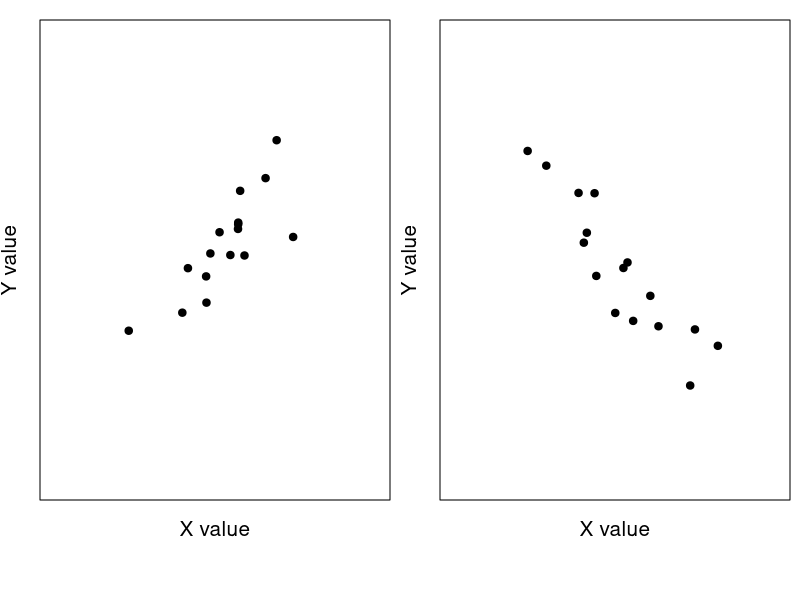
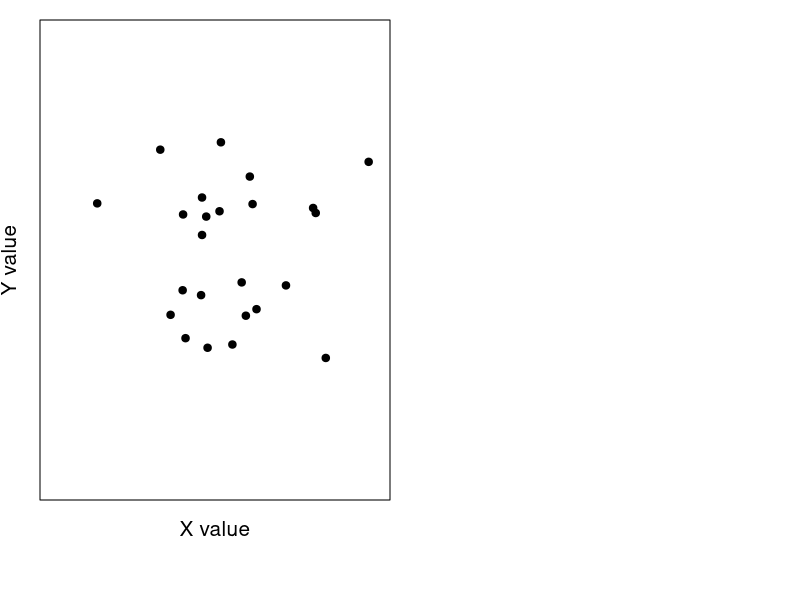
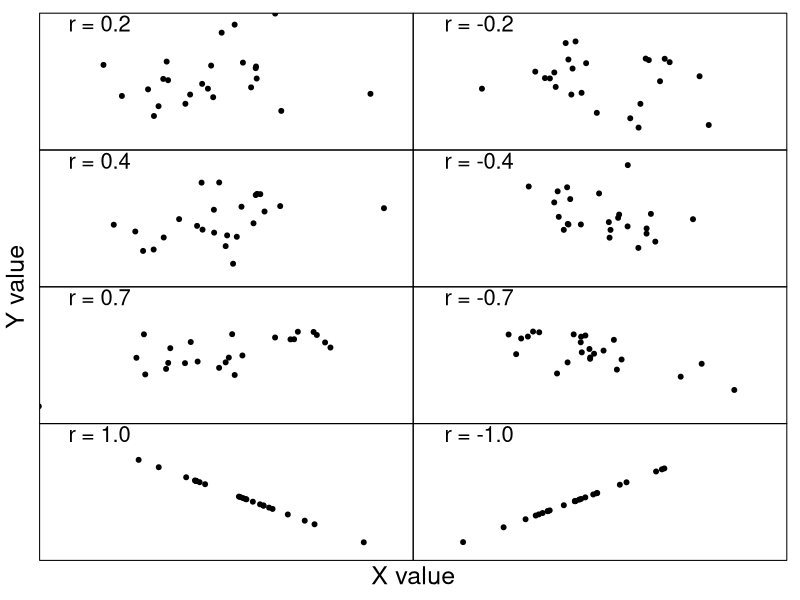
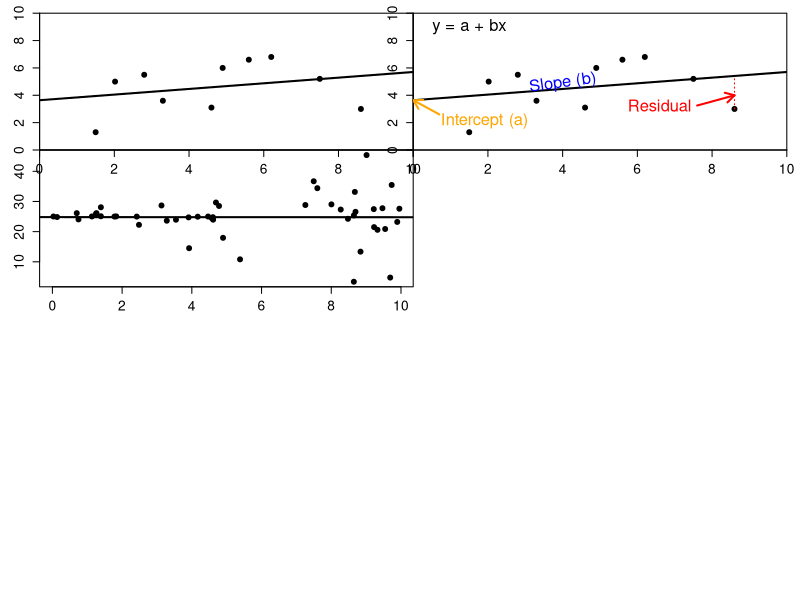
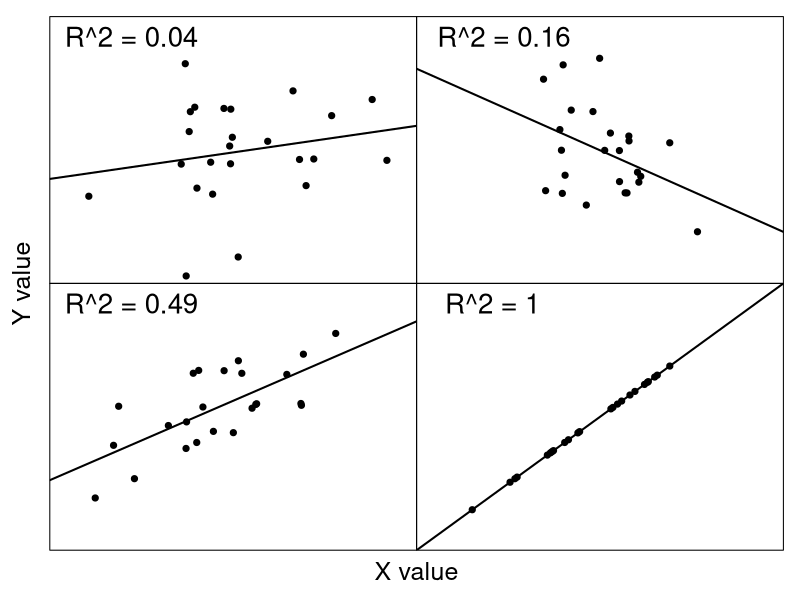
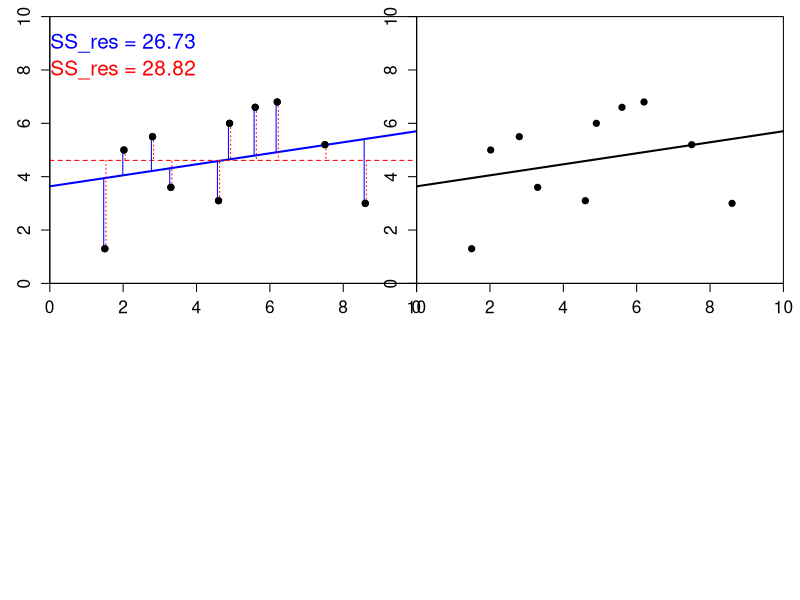

R code for these plots, in order:
## ---- chunk 1
rho1 <- 0.9;
Z1   <- rnorm(n = 16, mean = 0, sd = 1);
Z2   <- rnorm(n = 16, mean = 0, sd = 1);
X1   <- Z1 + 10;
Y1   <- rho1 * Z1 + sqrt(1 - rho1*rho1) * Z2 + 10;
par(mfrow = c(1, 2), mar = c(5, 2, 1, 0.5));
plot(x = X1, y = Y1, pch = 20, xlab = "X value", ylab = "Y value", cex = 1.5,
     xlim = c(7, 13), ylim = c(7, 13), xaxt = "n", yaxt = "n", cex.lab = 1.25,
     line = 1);
rho1 <- -0.9;
Z1   <- rnorm(n = 16, mean = 0, sd = 1);
Z2   <- rnorm(n = 16, mean = 0, sd = 1);
X1   <- Z1 + 10;
Y1   <- rho1 * Z1 + sqrt(1 - rho1*rho1) * Z2 + 10;
plot(x = X1, y = Y1, pch = 20, xlab = "X value", cex = 1.5, line = 1, 
     xlim = c(7, 13), ylim = c(7, 13), xaxt = "n", yaxt = "n", cex.lab = 1.25,
     ylab = "Y value");
# png(filename = "img/pos_neg_cor.png");
# rho1 <- 0.9;
# Z1   <- rnorm(n = 16, mean = 0, sd = 1);
# Z2   <- rnorm(n = 16, mean = 0, sd = 1);
# X1   <- Z1 + 10;
# Y1   <- rho1 * Z1 + sqrt(1 - rho1*rho1) * Z2 + 10;
# par(mfrow = c(1, 2), mar = c(5, 2, 1, 0.5));
# plot(x = X1, y = Y1, pch = 20, xlab = "X value", ylab = "Y value", cex = 1.5,
#      xlim = c(7, 13), ylim = c(7, 13), xaxt = "n", yaxt = "n", cex.lab = 1.25,
#      line = 1);
# rho1 <- -0.9;
# Z1   <- rnorm(n = 16, mean = 0, sd = 1);
# Z2   <- rnorm(n = 16, mean = 0, sd = 1);
# X1   <- Z1 + 10;
# Y1   <- rho1 * Z1 + sqrt(1 - rho1*rho1) * Z2 + 10;
# plot(x = X1, y = Y1, pch = 20, xlab = "X value", cex = 1.5, line = 1, 
#      xlim = c(7, 13), ylim = c(7, 13), xaxt = "n", yaxt = "n", cex.lab = 1.25,
#      ylab = "Y value");
# dev.off();
## ---- chunk 2
X1 <- rnorm(n = 24, mean = 0, sd = 1);
Y1 <- rnorm(n = 24, mean = 0, sd = 1);
while(abs(cor(X1, Y1)) > 0.002){
  X1 <- rnorm(n = 24, mean = 0, sd = 1);
  Y1 <- rnorm(n = 24, mean = 0, sd = 1);
}
plot(x = X1, y = Y1, pch = 20, xlab = "X value", cex = 1.5, xlim = c(-3, 3),
     ylim = c(-3, 3), xaxt = "n", yaxt = "n", cex.lab = 1.25, ylab = "Y value",
     line = 1);
# png(filename = "img/no_cor.png");
# plot(x = X1, y = Y1, pch = 20, xlab = "X value", cex = 1.5, xlim = c(-3, 3),
#      ylim = c(-3, 3), xaxt = "n", yaxt = "n", cex.lab = 1.25, ylab = "Y value",
#      line = 1);
# dev.off();
## ---- chunk 3
par(mfrow = c(4, 2), mar = c(0, 0, 0, 0), oma = c(3, 3, 1, 1));
X1 <- rnorm(n = 24, mean = 0, sd = 1);
Y1 <- rnorm(n = 24, mean = 0, sd = 1);
while(cor(X1, Y1) < 0.199 | cor(X1, Y1) > 0.201){
  X1 <- rnorm(n = 24, mean = 0, sd = 1);
  Y1 <- rnorm(n = 24, mean = 0, sd = 1);
}
plot(x = X1, y = Y1, pch = 20, xlab = "X value", cex = 1.5, xlim = c(-3, 3),
     ylim = c(-3, 3), xaxt = "n", yaxt = "n", cex.lab = 1.25, ylab = "Y value",
     line = 1);
text(x = -2.2, y = 2.75, labels = "r = 0.2", cex = 2, hjust = 0);
X1 <- rnorm(n = 24, mean = 0, sd = 1);
Y1 <- rnorm(n = 24, mean = 0, sd = 1);
while(cor(X1, Y1) > -0.199 | cor(X1, Y1) < -0.201){
  X1 <- rnorm(n = 24, mean = 0, sd = 1);
  Y1 <- rnorm(n = 24, mean = 0, sd = 1);
}
plot(x = X1, y = Y1, pch = 20, xlab = "X value", cex = 1.5, xlim = c(-3, 3),
     ylim = c(-3, 3), xaxt = "n", yaxt = "n", cex.lab = 1.25, ylab = "Y value",
     line = 1);
text(x = -2.1, y = 2.75, labels = "r = -0.2", cex = 2, hjust = 0);
## Row 2
X1 <- rnorm(n = 24, mean = 0, sd = 1);
Y1 <- rnorm(n = 24, mean = 0, sd = 1);
while(cor(X1, Y1) < 0.399 | cor(X1, Y1) > 0.401){
  X1 <- rnorm(n = 24, mean = 0, sd = 1);
  Y1 <- rnorm(n = 24, mean = 0, sd = 1);
}
plot(x = X1, y = Y1, pch = 20, xlab = "X value", cex = 1.5, xlim = c(-3, 3),
     ylim = c(-3, 3), xaxt = "n", yaxt = "n", cex.lab = 1.25, ylab = "Y value",
     line = 1);
text(x = -2.2, y = 2.75, labels = "r = 0.4", cex = 2, hjust = 0);
X1 <- rnorm(n = 24, mean = 0, sd = 1);
Y1 <- rnorm(n = 24, mean = 0, sd = 1);
while(cor(X1, Y1) > -0.399 | cor(X1, Y1) < -0.401){
  X1 <- rnorm(n = 24, mean = 0, sd = 1);
  Y1 <- rnorm(n = 24, mean = 0, sd = 1);
}
plot(x = X1, y = Y1, pch = 20, xlab = "X value", cex = 1.5, xlim = c(-3, 3),
     ylim = c(-3, 3), xaxt = "n", yaxt = "n", cex.lab = 1.25, ylab = "Y value",
     line = 1);
text(x = -2.1, y = 2.75, labels = "r = -0.4", cex = 2, hjust = 0);
## Row 3
X1 <- rnorm(n = 24, mean = 0, sd = 1);
Y1 <- rnorm(n = 24, mean = 0, sd = 1);
while(cor(X1, Y1) < 0.699 | cor(X1, Y1) > 0.701){
  X1 <- rnorm(n = 24, mean = 0, sd = 1);
  Y1 <- rnorm(n = 24, mean = 0, sd = 1);
}
plot(x = X1, y = Y1, pch = 20, xlab = "X value", cex = 1.5, xlim = c(-3, 3),
     ylim = c(-3, 3), xaxt = "n", yaxt = "n", cex.lab = 1.25, ylab = "Y value",
     line = 1);
text(x = -2.2, y = 2.75, labels = "r = 0.7", cex = 2, hjust = 0);
X1 <- rnorm(n = 24, mean = 0, sd = 1);
Y1 <- rnorm(n = 24, mean = 0, sd = 1);
while(cor(X1, Y1) > -0.699 | cor(X1, Y1) < -0.701){
  X1 <- rnorm(n = 24, mean = 0, sd = 1);
  Y1 <- rnorm(n = 24, mean = 0, sd = 1);
}
plot(x = X1, y = Y1, pch = 20, xlab = "X value", cex = 1.5, xlim = c(-3, 3),
     ylim = c(-3, 3), xaxt = "n", yaxt = "n", cex.lab = 1.25, ylab = "Y value",
     line = 1);
text(x = -2.1, y = 2.75, labels = "r = -0.7", cex = 2, hjust = 0);
## Row 2
X1 <- rnorm(n = 24, mean = 0, sd = 1);
Y1 <- -1 * X1;
plot(x = X1, y = Y1, pch = 20, xlab = "X value", cex = 1.5, xlim = c(-3, 3),
     ylim = c(-3, 3), xaxt = "n", yaxt = "n", cex.lab = 1.25, ylab = "Y value",
     line = 1);
text(x = -2.2, y = 2.75, labels = "r = 1.0", cex = 2, hjust = 0);
X1 <- rnorm(n = 24, mean = 0, sd = 1);
Y1 <- X1;
plot(x = X1, y = Y1, pch = 20, xlab = "X value", cex = 1.5, xlim = c(-3, 3),
     ylim = c(-3, 3), xaxt = "n", yaxt = "n", cex.lab = 1.25, ylab = "Y value",
     line = 1);
text(x = -2.1, y = 2.75, labels = "r = -1.0", cex = 2, hjust = 0);
mtext(text="X value",side=1,line=1,outer=TRUE, cex = 1.5);
mtext(text="Y value",side=2,line=1,outer=TRUE, cex = 1.5);

# # Save the above
# png(filename = "img/cor_eg.png")
# par(mfrow = c(4, 2), mar = c(0, 0, 0, 0), oma = c(3, 3, 1, 1));
# X1 <- rnorm(n = 24, mean = 0, sd = 1);
# Y1 <- rnorm(n = 24, mean = 0, sd = 1);
# while(cor(X1, Y1) < 0.199 | cor(X1, Y1) > 0.201){
#   X1 <- rnorm(n = 24, mean = 0, sd = 1);
#   Y1 <- rnorm(n = 24, mean = 0, sd = 1);
# }
# plot(x = X1, y = Y1, pch = 20, xlab = "X value", cex = 1.5, xlim = c(-3, 3),
#      ylim = c(-3, 3), xaxt = "n", yaxt = "n", cex.lab = 1.25, ylab = "Y value",
#      line = 1);
# text(x = -2.2, y = 2.75, labels = "r = 0.2", cex = 2, hjust = 0);
# X1 <- rnorm(n = 24, mean = 0, sd = 1);
# Y1 <- rnorm(n = 24, mean = 0, sd = 1);
# while(cor(X1, Y1) > -0.199 | cor(X1, Y1) < -0.201){
#   X1 <- rnorm(n = 24, mean = 0, sd = 1);
#   Y1 <- rnorm(n = 24, mean = 0, sd = 1);
# }
# plot(x = X1, y = Y1, pch = 20, xlab = "X value", cex = 1.5, xlim = c(-3, 3),
#      ylim = c(-3, 3), xaxt = "n", yaxt = "n", cex.lab = 1.25, ylab = "Y value",
#      line = 1);
# text(x = -2.1, y = 2.75, labels = "r = -0.2", cex = 2, hjust = 0);
# ## Row 2
# X1 <- rnorm(n = 24, mean = 0, sd = 1);
# Y1 <- rnorm(n = 24, mean = 0, sd = 1);
# while(cor(X1, Y1) < 0.399 | cor(X1, Y1) > 0.401){
#   X1 <- rnorm(n = 24, mean = 0, sd = 1);
#   Y1 <- rnorm(n = 24, mean = 0, sd = 1);
# }
# plot(x = X1, y = Y1, pch = 20, xlab = "X value", cex = 1.5, xlim = c(-3, 3),
#      ylim = c(-3, 3), xaxt = "n", yaxt = "n", cex.lab = 1.25, ylab = "Y value",
#      line = 1);
# text(x = -2.2, y = 2.75, labels = "r = 0.4", cex = 2, hjust = 0);
# X1 <- rnorm(n = 24, mean = 0, sd = 1);
# Y1 <- rnorm(n = 24, mean = 0, sd = 1);
# while(cor(X1, Y1) > -0.399 | cor(X1, Y1) < -0.401){
#   X1 <- rnorm(n = 24, mean = 0, sd = 1);
#   Y1 <- rnorm(n = 24, mean = 0, sd = 1);
# }
# plot(x = X1, y = Y1, pch = 20, xlab = "X value", cex = 1.5, xlim = c(-3, 3),
#      ylim = c(-3, 3), xaxt = "n", yaxt = "n", cex.lab = 1.25, ylab = "Y value",
#      line = 1);
# text(x = -2.1, y = 2.75, labels = "r = -0.4", cex = 2, hjust = 0);
# ## Row 3
# X1 <- rnorm(n = 24, mean = 0, sd = 1);
# Y1 <- rnorm(n = 24, mean = 0, sd = 1);
# while(cor(X1, Y1) < 0.699 | cor(X1, Y1) > 0.701){
#   X1 <- rnorm(n = 24, mean = 0, sd = 1);
#   Y1 <- rnorm(n = 24, mean = 0, sd = 1);
# }
# plot(x = X1, y = Y1, pch = 20, xlab = "X value", cex = 1.5, xlim = c(-3, 3),
#      ylim = c(-3, 3), xaxt = "n", yaxt = "n", cex.lab = 1.25, ylab = "Y value",
#      line = 1);
# text(x = -2.2, y = 2.75, labels = "r = 0.7", cex = 2, hjust = 0);
# X1 <- rnorm(n = 24, mean = 0, sd = 1);
# Y1 <- rnorm(n = 24, mean = 0, sd = 1);
# while(cor(X1, Y1) > -0.699 | cor(X1, Y1) < -0.701){
#   X1 <- rnorm(n = 24, mean = 0, sd = 1);
#   Y1 <- rnorm(n = 24, mean = 0, sd = 1);
# }
# plot(x = X1, y = Y1, pch = 20, xlab = "X value", cex = 1.5, xlim = c(-3, 3),
#      ylim = c(-3, 3), xaxt = "n", yaxt = "n", cex.lab = 1.25, ylab = "Y value",
#      line = 1);
# text(x = -2.1, y = 2.75, labels = "r = -0.7", cex = 2, hjust = 0);
# ## Row 2
# X1 <- rnorm(n = 24, mean = 0, sd = 1);
# Y1 <- -1 * X1;
# plot(x = X1, y = Y1, pch = 20, xlab = "X value", cex = 1.5, xlim = c(-3, 3),
#      ylim = c(-3, 3), xaxt = "n", yaxt = "n", cex.lab = 1.25, ylab = "Y value",
#      line = 1);
# text(x = -2.2, y = 2.75, labels = "r = 1.0", cex = 2, hjust = 0);
# X1 <- rnorm(n = 24, mean = 0, sd = 1);
# Y1 <- X1;
# plot(x = X1, y = Y1, pch = 20, xlab = "X value", cex = 1.5, xlim = c(-3, 3),
#      ylim = c(-3, 3), xaxt = "n", yaxt = "n", cex.lab = 1.25, ylab = "Y value",
#      line = 1);
# text(x = -2.1, y = 2.75, labels = "r = -1.0", cex = 2, hjust = 0);
# mtext(text="X value",side=1,line=1,outer=TRUE, cex = 1.5);
# mtext(text="Y value",side=2,line=1,outer=TRUE, cex = 1.5);
# dev.off();
## ---- chunk 4
library(knitr);
soil_depth   <- c(0.8, 2, 2.3, 2.7, 0.5, 1.8, 1.5, 2.1, 1.2, 1.1);
root_density <- c(13, 8, 4, 6, 18, 7, 9, 3, 7, 10);
dat_root     <- cbind(soil_depth, root_density);
colnames(dat_root) <- c("Soil depth (m)", paste("Root density (g per m^3)"));
kable(dat_root);
## ---- chunk 5
samp_number  <- 1:8;
percent_O2   <- c(95.9, 81.9, 80.9, 77.9, 90.7, 88.2, 93.6, 89.1);
ammonia      <- c(0.08, 0.10, 0.21, 0.37, 0.25, 0.13, 0.07, 0.121);
rank_pct_O2  <- rank(percent_O2);
rank_ammonia <- rank(ammonia);
dat_spear    <- data.frame(samp_number, percent_O2, rank_pct_O2, ammonia,
                           rank_ammonia);
colnames(dat_spear) <- c("Sample Number", "Percent O2", "Rank of Pct. O2", "Ammonia Conc.", "Rank of Ammonia Conc.");
kable(dat_spear);
## ---- chunk 6
X1 <- c(2.02, 8.6, 4.9, 1.5, 2.8, 4.6, 7.5, 6.2, 3.3, 5.6);
Y1 <- c(5, 3, 6, 1.3, 5.5, 3.1, 5.2, 6.8, 3.6, 6.6);
B0 <- as.numeric(lm(Y1~X1)$coefficients[1]);
B1 <- as.numeric(lm(Y1~X1)$coefficients[2]);
resi <- lm(Y1~X1)$residuals;
mxrs <- which(X1 == max(X1));
plot(x = X1, y = Y1, pch = 20, xlab = "Independent Variable X", cex = 1.5, 
     xlim = c(0, 10), ylim = c(0, 10), cex.lab = 1.25, cex.axis = 1.25,
     ylab = "Dependent Variable Y", yaxs = "i", xaxs = "i");
abline(a = B0, b = B1, lwd = 2);

# png(filename = "img/generic_regression.png");
# X1 <- c(2.02, 8.6, 4.9, 1.5, 2.8, 4.6, 7.5, 6.2, 3.3, 5.6);
# Y1 <- c(5, 3, 6, 1.3, 5.5, 3.1, 5.2, 6.8, 3.6, 6.6);
# B0 <- as.numeric(lm(Y1~X1)$coefficients[1]);
# B1 <- as.numeric(lm(Y1~X1)$coefficients[2]);
# resi <- lm(Y1~X1)$residuals;
# mxrs <- which(X1 == max(X1));
# plot(x = X1, y = Y1, pch = 20, xlab = "Independent Variable X", cex = 1.5, 
#      xlim = c(0, 10), ylim = c(0, 10), cex.lab = 1.25, cex.axis = 1.25,
#      ylab = "Dependent Variable Y", yaxs = "i", xaxs = "i");
# abline(a = B0, b = B1, lwd = 2);
# dev.off();
## ---- chunk 7
X1 <- c(2.02, 8.6, 4.9, 1.5, 2.8, 4.6, 7.5, 6.2, 3.3, 5.6);
Y1 <- c(5, 3, 6, 1.3, 5.5, 3.1, 5.2, 6.8, 3.6, 6.6);
B0 <- as.numeric(lm(Y1~X1)$coefficients[1]);
B1 <- as.numeric(lm(Y1~X1)$coefficients[2]);
resi <- lm(Y1~X1)$residuals;
mxrs <- which(X1 == max(X1));
plot(x = X1, y = Y1, pch = 20, xlab = "Independent Variable X", cex = 1.5, 
     xlim = c(0, 10), ylim = c(0, 10), cex.lab = 1.25, cex.axis = 1.25,
     ylab = "Dependent Variable Y", yaxs = "i", xaxs = "i");
abline(a = B0, b = B1, lwd = 2);
points(x = c(X1[mxrs], X1[mxrs]), y = c(Y1[mxrs], B0 + B1*X1[mxrs]), type = "l",
       col = "red", lwd = 1, lty = "dotted");
text(x = X1[mxrs] - 2, y = mean(c(Y1[mxrs], B0 + B1*X1[mxrs])) - 1, col = "red",
     cex = 1.5, labels = "Residual");
text(x = 4, y = B0 + (4 * B1) + 0.4, srt = 8, labels = "Slope (b)", 
     col = "blue", cex = 1.5);
text(x = 1.9, y = 2.1, cex = 1.5, "Intercept (a)", col = "orange");
arrows(x0 = 0.7, x1 = 0, y0 = 2.6, y1 = B0, lwd = 2, length = 0.1, 
       col = "orange");
arrows(x0 = 7.6, x1 = 8.6, y0 = 3.25, y1 = 4, lwd = 2, length = 0.1, 
       col = "red");
text(x = 1.5, y = 9, labels = "y = a + bx", cex = 1.5);

# png(filename = "img/labelled_regression.png");
# X1 <- c(2.02, 8.6, 4.9, 1.5, 2.8, 4.6, 7.5, 6.2, 3.3, 5.6);
# Y1 <- c(5, 3, 6, 1.3, 5.5, 3.1, 5.2, 6.8, 3.6, 6.6);
# B0 <- as.numeric(lm(Y1~X1)$coefficients[1]);
# B1 <- as.numeric(lm(Y1~X1)$coefficients[2]);
# resi <- lm(Y1~X1)$residuals;
# mxrs <- which(X1 == max(X1));
# plot(x = X1, y = Y1, pch = 20, xlab = "Independent Variable X", cex = 1.5, 
#      xlim = c(0, 10), ylim = c(0, 10), cex.lab = 1.25, cex.axis = 1.25,
#      ylab = "Dependent Variable Y", yaxs = "i", xaxs = "i");
# abline(a = B0, b = B1, lwd = 2);
# points(x = c(X1[mxrs], X1[mxrs]), y = c(Y1[mxrs], B0 + B1*X1[mxrs]), type = "l",
#        col = "red", lwd = 1, lty = "dotted");
# text(x = X1[mxrs] - 2, y = mean(c(Y1[mxrs], B0 + B1*X1[mxrs])) - 1, col = "red",
#      cex = 1.5, labels = "Residual");
# text(x = 4, y = B0 + (4 * B1) + 0.4, srt = 8, labels = "Slope (b)", 
#      col = "blue", cex = 1.5);
# text(x = 1.9, y = 2.1, cex = 1.5, "Intercept (a)", col = "orange");
# arrows(x0 = 0.7, x1 = 0, y0 = 2.6, y1 = B0, lwd = 2, length = 0.1, 
#        col = "orange");
# arrows(x0 = 7.6, x1 = 8.6, y0 = 3.25, y1 = 4, lwd = 2, length = 0.1, 
#        col = "red");
# text(x = 1.5, y = 9, labels = "y = a + bx", cex = 1.5);
# dev.off();
## ---- chunk 8
X1 <- runif(n = 48, min = 0, max = 10);
Y1 <- 25 + X1 * rnorm(n = length(X1), mean = 0, 
                     sd = seq(from = 0, to = 2, length.out = length(X1)));
B0 <- as.numeric(lm(Y1~X1)$coefficients[1]);
B1 <- as.numeric(lm(Y1~X1)$coefficients[2]);
plot(x = X1, y = Y1, pch = 20, xlab = "Independent Variable X", cex = 1.5, 
     cex.lab = 1.25, cex.axis = 1.25,
     ylab = "Dependent Variable Y");
abline(a = B0, b = B1, lwd = 2);
# png(filename = "img/heteroscedasticity.png");
# plot(x = X1, y = Y1, pch = 20, xlab = "Independent Variable X", cex = 1.5, 
#      cex.lab = 1.25, cex.axis = 1.25,
#      ylab = "Dependent Variable Y");
# abline(a = B0, b = B1, lwd = 2);
# dev.off();
## ---- chunk 9
par(mfrow = c(2, 2), mar = c(0, 0, 0, 0), oma = c(3, 3, 1, 1));
X1 <- rnorm(n = 24, mean = 0, sd = 1);
Y1 <- rnorm(n = 24, mean = 0, sd = 1);
while(cor(X1, Y1) < 0.199 | cor(X1, Y1) > 0.201){
  X1 <- rnorm(n = 24, mean = 0, sd = 1);
  Y1 <- rnorm(n = 24, mean = 0, sd = 1);
}
plot(x = X1, y = Y1, pch = 20, xlab = "X value", cex = 1.5, xlim = c(-3, 3),
     ylim = c(-3, 3), xaxt = "n", yaxt = "n", cex.lab = 1.25, ylab = "Y value",
     line = 1);
text(x = -1.8, y = 2.75, labels = "R^2 = 0.04", cex = 2, hjust = 0);
B0 <- as.numeric(lm(Y1~X1)$coefficients[1]);
B1 <- as.numeric(lm(Y1~X1)$coefficients[2]);
abline(a = B0, b = B1, lwd = 2);
## Row 2
X1 <- rnorm(n = 24, mean = 0, sd = 1);
Y1 <- rnorm(n = 24, mean = 0, sd = 1);
while(cor(X1, Y1) > -0.399 | cor(X1, Y1) < -0.401){
  X1 <- rnorm(n = 24, mean = 0, sd = 1);
  Y1 <- rnorm(n = 24, mean = 0, sd = 1);
}
plot(x = X1, y = Y1, pch = 20, xlab = "X value", cex = 1.5, xlim = c(-3, 3),
     ylim = c(-3, 3), xaxt = "n", yaxt = "n", cex.lab = 1.25, ylab = "Y value",
     line = 1);
text(x = -1.7, y = 2.75, labels = "R^2 = 0.16", cex = 2, hjust = 0);
B0 <- as.numeric(lm(Y1~X1)$coefficients[1]);
B1 <- as.numeric(lm(Y1~X1)$coefficients[2]);
abline(a = B0, b = B1, lwd = 2);
## Row 3
X1 <- rnorm(n = 24, mean = 0, sd = 1);
Y1 <- rnorm(n = 24, mean = 0, sd = 1);
while(cor(X1, Y1) < 0.699 | cor(X1, Y1) > 0.701){
  X1 <- rnorm(n = 24, mean = 0, sd = 1);
  Y1 <- rnorm(n = 24, mean = 0, sd = 1);
}
plot(x = X1, y = Y1, pch = 20, xlab = "X value", cex = 1.5, xlim = c(-3, 3),
     ylim = c(-3, 3), xaxt = "n", yaxt = "n", cex.lab = 1.25, ylab = "Y value",
     line = 1);
text(x = -1.8, y = 2.75, labels = "R^2 = 0.49", cex = 2, hjust = 0);
B0 <- as.numeric(lm(Y1~X1)$coefficients[1]);
B1 <- as.numeric(lm(Y1~X1)$coefficients[2]);
abline(a = B0, b = B1, lwd = 2);
## Row 2
X1 <- rnorm(n = 24, mean = 0, sd = 1);
Y1 <- X1;
plot(x = X1, y = Y1, pch = 20, xlab = "X value", cex = 1.5, xlim = c(-3, 3),
     ylim = c(-3, 3), xaxt = "n", yaxt = "n", cex.lab = 1.25, ylab = "Y value",
     line = 1);
text(x = -1.9, y = 2.75, labels = "R^2 = 1", cex = 2, hjust = 0);
mtext(text="X value",side=1,line=1,outer=TRUE, cex = 1.5);
mtext(text="Y value",side=2,line=1,outer=TRUE, cex = 1.5);
B0 <- as.numeric(lm(Y1~X1)$coefficients[1]);
B1 <- as.numeric(lm(Y1~X1)$coefficients[2]);
abline(a = B0, b = B1, lwd = 2);

# png(filename = "img/rsquared_vals.png");
# par(mfrow = c(2, 2), mar = c(0, 0, 0, 0), oma = c(3, 3, 1, 1));
# X1 <- rnorm(n = 24, mean = 0, sd = 1);
# Y1 <- rnorm(n = 24, mean = 0, sd = 1);
# while(cor(X1, Y1) < 0.199 | cor(X1, Y1) > 0.201){
#   X1 <- rnorm(n = 24, mean = 0, sd = 1);
#   Y1 <- rnorm(n = 24, mean = 0, sd = 1);
# }
# plot(x = X1, y = Y1, pch = 20, xlab = "X value", cex = 1.5, xlim = c(-3, 3),
#      ylim = c(-3, 3), xaxt = "n", yaxt = "n", cex.lab = 1.25, ylab = "Y value",
#      line = 1);
# text(x = -1.8, y = 2.75, labels = "R^2 = 0.04", cex = 2, hjust = 0);
# B0 <- as.numeric(lm(Y1~X1)$coefficients[1]);
# B1 <- as.numeric(lm(Y1~X1)$coefficients[2]);
# abline(a = B0, b = B1, lwd = 2);
# ## Row 2
# X1 <- rnorm(n = 24, mean = 0, sd = 1);
# Y1 <- rnorm(n = 24, mean = 0, sd = 1);
# while(cor(X1, Y1) > -0.399 | cor(X1, Y1) < -0.401){
#   X1 <- rnorm(n = 24, mean = 0, sd = 1);
#   Y1 <- rnorm(n = 24, mean = 0, sd = 1);
# }
# plot(x = X1, y = Y1, pch = 20, xlab = "X value", cex = 1.5, xlim = c(-3, 3),
#      ylim = c(-3, 3), xaxt = "n", yaxt = "n", cex.lab = 1.25, ylab = "Y value",
#      line = 1);
# text(x = -1.7, y = 2.75, labels = "R^2 = 0.16", cex = 2, hjust = 0);
# B0 <- as.numeric(lm(Y1~X1)$coefficients[1]);
# B1 <- as.numeric(lm(Y1~X1)$coefficients[2]);
# abline(a = B0, b = B1, lwd = 2);
# ## Row 3
# X1 <- rnorm(n = 24, mean = 0, sd = 1);
# Y1 <- rnorm(n = 24, mean = 0, sd = 1);
# while(cor(X1, Y1) < 0.699 | cor(X1, Y1) > 0.701){
#   X1 <- rnorm(n = 24, mean = 0, sd = 1);
#   Y1 <- rnorm(n = 24, mean = 0, sd = 1);
# }
# plot(x = X1, y = Y1, pch = 20, xlab = "X value", cex = 1.5, xlim = c(-3, 3),
#      ylim = c(-3, 3), xaxt = "n", yaxt = "n", cex.lab = 1.25, ylab = "Y value",
#      line = 1);
# text(x = -1.8, y = 2.75, labels = "R^2 = 0.49", cex = 2, hjust = 0);
# B0 <- as.numeric(lm(Y1~X1)$coefficients[1]);
# B1 <- as.numeric(lm(Y1~X1)$coefficients[2]);
# abline(a = B0, b = B1, lwd = 2);
# ## Row 2
# X1 <- rnorm(n = 24, mean = 0, sd = 1);
# Y1 <- X1;
# plot(x = X1, y = Y1, pch = 20, xlab = "X value", cex = 1.5, xlim = c(-3, 3),
#      ylim = c(-3, 3), xaxt = "n", yaxt = "n", cex.lab = 1.25, ylab = "Y value",
#      line = 1);
# text(x = -1.9, y = 2.75, labels = "R^2 = 1", cex = 2, hjust = 0);
# mtext(text="X value",side=1,line=1,outer=TRUE, cex = 1.5);
# mtext(text="Y value",side=2,line=1,outer=TRUE, cex = 1.5);
# B0 <- as.numeric(lm(Y1~X1)$coefficients[1]);
# B1 <- as.numeric(lm(Y1~X1)$coefficients[2]);
# abline(a = B0, b = B1, lwd = 2);
# dev.off();
## ---- chunk 10
X1 <- c(2.02, 8.6, 4.9, 1.5, 2.8, 4.6, 7.5, 6.2, 3.3, 5.6);
Y1 <- c(5, 3, 6, 1.3, 5.5, 3.1, 5.2, 6.8, 3.6, 6.6);
B0 <- as.numeric(lm(Y1~X1)$coefficients[1]);
B1 <- as.numeric(lm(Y1~X1)$coefficients[2]);
resi <- lm(Y1~X1)$residuals;
mxrs <- which(X1 == max(X1));
plot(x = X1, y = Y1, pch = 20, xlab = "Independent Variable X", cex = 1.5, 
     xlim = c(0, 10), ylim = c(0, 10), cex.lab = 1.25, cex.axis = 1.25,
     ylab = "Dependent Variable Y", yaxs = "i", xaxs = "i");
abline(a = B0, b = B1, lwd = 2, col = "blue");
abline(h = mean(Y1), col = "red", lty = "dashed");
for(i in 1:length(X1)){
  points(x = c(X1[i] - 0.03, X1[i] - 0.03), y = c(Y1[i], B0 + X1[i]*B1), 
         col = "blue", lwd = 1, type = "l");
  points(x = c(X1[i] + 0.03, X1[i] + 0.03), y = c(Y1[i], mean(Y1)), col = "red",
         lwd = 1, lty = "dotted", type = "l");
}
points(x = X1, y = Y1, pch = 20, xlab = "Independent Variable X", cex = 1.5, 
     xlim = c(0, 10), ylim = c(0, 10), cex.lab = 1.25, cex.axis = 1.25,
     ylab = "Dependent Variable Y", yaxs = "i", xaxs = "i");
text(x = 2, hjust = 0, y = 9, labels = "SS_res = 26.73", cex = 1.5, 
     col = "blue");
text(x = 2, hjust = 0, y = 8, labels = "SS_res = 28.82", cex = 1.5, 
     col = "red");
# png(filename = "img/rsquared_expl.png");
# X1 <- c(2.02, 8.6, 4.9, 1.5, 2.8, 4.6, 7.5, 6.2, 3.3, 5.6);
# Y1 <- c(5, 3, 6, 1.3, 5.5, 3.1, 5.2, 6.8, 3.6, 6.6);
# B0 <- as.numeric(lm(Y1~X1)$coefficients[1]);
# B1 <- as.numeric(lm(Y1~X1)$coefficients[2]);
# resi <- lm(Y1~X1)$residuals;
# mxrs <- which(X1 == max(X1));
# plot(x = X1, y = Y1, pch = 20, xlab = "Independent Variable X", cex = 1.5, 
#      xlim = c(0, 10), ylim = c(0, 10), cex.lab = 1.25, cex.axis = 1.25,
#      ylab = "Dependent Variable Y", yaxs = "i", xaxs = "i");
# abline(a = B0, b = B1, lwd = 2, col = "blue");
# abline(h = mean(Y1), col = "red", lty = "dashed");
# for(i in 1:length(X1)){
#   points(x = c(X1[i] - 0.03, X1[i] - 0.03), y = c(Y1[i], B0 + X1[i]*B1), 
#          col = "blue", lwd = 1, type = "l");
#   points(x = c(X1[i] + 0.03, X1[i] + 0.03), y = c(Y1[i], mean(Y1)), col = "red",
#          lwd = 1, lty = "dotted", type = "l");
# }
# points(x = X1, y = Y1, pch = 20, xlab = "Independent Variable X", cex = 1.5, 
#      xlim = c(0, 10), ylim = c(0, 10), cex.lab = 1.25, cex.axis = 1.25,
#      ylab = "Dependent Variable Y", yaxs = "i", xaxs = "i");
# text(x = 2, hjust = 0, y = 9, labels = "SS_res = 26.73", cex = 1.5, 
#      col = "blue");
# text(x = 2, hjust = 0, y = 8, labels = "SS_res = 28.82", cex = 1.5, 
#      col = "red");
# dev.off();
## ---- chunk 11
X1 <- c(2.02, 8.6, 4.9, 1.5, 2.8, 4.6, 7.5, 6.2, 3.3, 5.6);
Y1 <- c(5, 3, 6, 1.3, 5.5, 3.1, 5.2, 6.8, 3.6, 6.6);
B0 <- as.numeric(lm(Y1~X1)$coefficients[1]);
B1 <- as.numeric(lm(Y1~X1)$coefficients[2]);
resi <- lm(Y1~X1)$residuals;
mxrs <- which(X1 == max(X1));
plot(x = X1, y = Y1, pch = 20, xlab = "Independent Variable X", cex = 1.5, 
     xlim = c(0, 10), ylim = c(0, 10), cex.lab = 1.25, cex.axis = 1.25,
     ylab = "Dependent Variable Y", yaxs = "i", xaxs = "i");
abline(a = B0, b = B1, lwd = 2);
